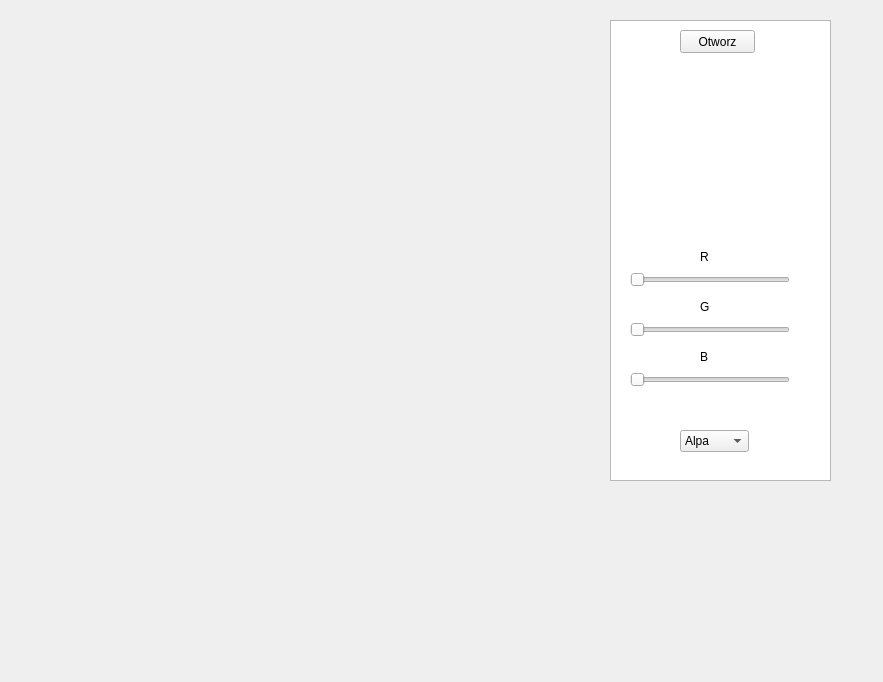
<?xml version="1.0" encoding="UTF-8"?>
<ui version="4.0">
 <class>MyWindow</class>
 <widget class="QMainWindow" name="MyWindow">
  <property name="geometry">
   <rect>
    <x>0</x>
    <y>0</y>
    <width>883</width>
    <height>682</height>
   </rect>
  </property>
  <property name="windowTitle">
   <string>MyWindow</string>
  </property>
  <widget class="QWidget" name="centralWidget">
   <widget class="QListView" name="listView">
    <property name="geometry">
     <rect>
      <x>610</x>
      <y>20</y>
      <width>221</width>
      <height>461</height>
     </rect>
    </property>
   </widget>
   <widget class="QSlider" name="horizontalSlider">
    <property name="geometry">
     <rect>
      <x>630</x>
      <y>370</y>
      <width>160</width>
      <height>19</height>
     </rect>
    </property>
    <property name="minimum">
     <number>0</number>
    </property>
    <property name="maximum">
     <number>255</number>
    </property>
    <property name="orientation">
     <enum>Qt::Horizontal</enum>
    </property>
   </widget>
   <widget class="QComboBox" name="comboBox">
    <property name="geometry">
     <rect>
      <x>680</x>
      <y>430</y>
      <width>69</width>
      <height>22</height>
     </rect>
    </property>
    <item>
     <property name="text">
      <string>Alpa</string>
     </property>
    </item>
    <item>
     <property name="text">
      <string>Multiply</string>
     </property>
    </item>
    <item>
     <property name="text">
      <string>ScreenMode</string>
     </property>
    </item>
   </widget>
   <widget class="QPushButton" name="pushButton">
    <property name="geometry">
     <rect>
      <x>680</x>
      <y>30</y>
      <width>75</width>
      <height>23</height>
     </rect>
    </property>
    <property name="text">
     <string>Otworz</string>
    </property>
   </widget>
   <widget class="QSlider" name="horizontalSlider_2">
    <property name="geometry">
     <rect>
      <x>630</x>
      <y>270</y>
      <width>160</width>
      <height>19</height>
     </rect>
    </property>
    <property name="minimum">
     <number>0</number>
    </property>
    <property name="maximum">
     <number>255</number>
    </property>
    <property name="orientation">
     <enum>Qt::Horizontal</enum>
    </property>
   </widget>
   <widget class="QSlider" name="horizontalSlider_3">
    <property name="geometry">
     <rect>
      <x>630</x>
      <y>320</y>
      <width>160</width>
      <height>19</height>
     </rect>
    </property>
    <property name="minimum">
     <number>0</number>
    </property>
    <property name="maximum">
     <number>255</number>
    </property>
    <property name="orientation">
     <enum>Qt::Horizontal</enum>
    </property>
   </widget>
   <widget class="QLabel" name="label">
    <property name="geometry">
     <rect>
      <x>700</x>
      <y>250</y>
      <width>47</width>
      <height>13</height>
     </rect>
    </property>
    <property name="text">
     <string>R</string>
    </property>
   </widget>
   <widget class="QLabel" name="label_2">
    <property name="geometry">
     <rect>
      <x>700</x>
      <y>300</y>
      <width>47</width>
      <height>13</height>
     </rect>
    </property>
    <property name="text">
     <string>G</string>
    </property>
   </widget>
   <widget class="QLabel" name="label_3">
    <property name="geometry">
     <rect>
      <x>700</x>
      <y>350</y>
      <width>47</width>
      <height>13</height>
     </rect>
    </property>
    <property name="text">
     <string>B</string>
    </property>
   </widget>
  </widget>
 </widget>
 <layoutdefault spacing="6" margin="11"/>
 <resources/>
 <connections/>
</ui>
